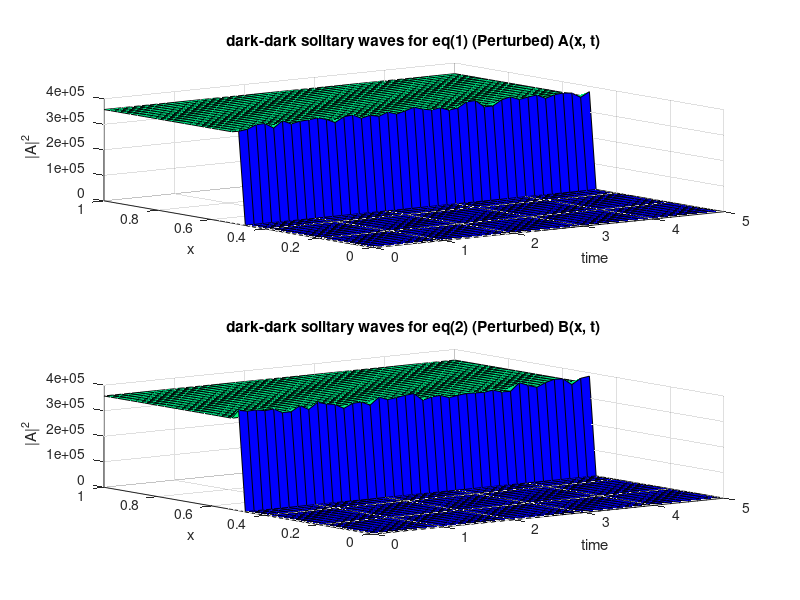

MATLAB code for this plot:
%% Dissipative Solitons In A Generalized Coupled Cubic-Quintic Ginzburg-Landau Equations
% Author: Gholam-Ali Zakeri Emmanuel Yomba
% Case 2A.
function runthis()
% Figure 6
% parameter definition
gamma1 = -0.7i;
gamma2 = 0.75-1.1i;
delta1 = 2.4+0.6i;
delta2 = 2.75-i;
xi1 = 1.6+1.6i;
beta2 = -3-i;
% due to the eqivalence relation showsn
% in constrains for 2A for computing
% real xi we assign xi2 to be equal to
% beta 2
xi2 = beta2;
chi1 = 1.2;
b = 3;
v = 3;

% solve for alpha1 and alpha2 roots. Note:
% alpha1 and alpha2 must be less than 0
flag = 1;
p = [-4*real(delta1),8*imag(delta1), 3*real(delta1)];
alpha1_roots = roots(p);

p = [4*((-real(gamma2)*imag(delta2)) + (imag(gamma2)*real(delta2))), ...
    -8*((imag(gamma2)*imag(delta2))+(real(gamma2)*real(delta2))), ...
    3*real(gamma2)*imag(delta2)- 3*imag(gamma2)*real(delta2)];
alpha2_roots = roots(p);

alpha1 = alpha1_roots(alpha1_roots < 0);
alpha2 = alpha2_roots(alpha2_roots < 0);

A = @(x, t, n, r, w, k1, omega1, alpha1, b) ...
    (n * exp((r*x+w*t) + 1i*(k1 * x - omega1 * t)))/...
    ((1+b*exp(2*(r*x+w*t)))^(0.5 * i*alpha1));

B = @(x, t, mu, r, w, k2, omega2, alpha2, b) ...
    (mu * exp((r*x+w*t) + 1i*(k2 * x - omega2 * t)))/...
    ((1+b*exp(2*(r*x+w*t)))^(0.5 * i*alpha2));

omega1 = @(chi1, alpha1, r, v)...
        ((-chi1)/(4*alpha1))+alpha1 * (-r*v+chi1);
omega2 = @(chi1, alpha1, alpha2, gamma1, gamma2, r, v) ...
        (-4*r*alpha1*alpha2*imag(gamma1)*(v + r * real(gamma2)) + (-1 + 4 * (alpha2^2))*imag(gamma2)*chi1)...
        /(4 * alpha1 * imag(gamma1))

w = @(r, v)...
    r * v;

rsq = @(chi1, alpha1, gamma1)...
    (chi1)/(alpha1 * imag(gamma1));

k2 = @(r, alpha2)...
    r * alpha2;

k1 = @(r, alpha1, gamma1, v)...
    r*alpha1 - (v/imag(gamma1));

nsq = @(W1)...
    2*sqrt(2) * W1;

musq = @(W1, xi2, beta2)...
    (-2 * sqrt(2) * W1 * imag(xi2))/(imag(beta2));

W1 = @(chi1, delta1, b)...
    sqrt((b*chi1)/real(delta1));

% constraints
% careful with this
xi2r = @(beta2, xi2i) ...
    ((real(beta2)*imag(xi2i))/imag(beta2));

beta1i = @(xi1,xi2,beta2)...
    ((imag(xi1) * imag(xi2))/(imag(beta2))) 

beta1r = @(xi1,xi2,beta2)...
    ((real(xi1) * imag(xi2))/(imag(beta2))) 

beta1 = @(xi1,xi2,beta2)...
    beta1r(xi1,xi2,beta2) + i*beta1i(xi1,xi2,beta2);

chi2 = @(alpha1, alpha2, gamma1, gamma2, chi1)...
    ((4*alpha2 * imag(gamma2) - real(gamma2) + 4*(alpha2^2)* real(gamma2))*chi1)/...
    (4 * alpha1 * imag(gamma1));

s8 = @(alpha2, gamma2)...
    8 * alpha2 * imag(gamma2) + (-3+4*(alpha2^2)) * real(gamma2)

gamma1_i = @(s8, alpha1, gamma2, beta2, delta1, delta2, chi2)...
    (s8(alpha2, gamma2) * (imag(beta2)^2) * real(delta1))/...
    (8 * alpha1 * real(delta2) * (imag(chi2)^2));

% Define Required Variables
t_xi2i = 0;
t_r = sqrt(rsq(chi1, alpha1, gamma1));
t_omega1 = omega1(chi1, alpha1, t_r, v)
t_omega2 = omega2(chi1, alpha1, alpha2, gamma1, gamma2, t_r, v)
t_W1 = W1(chi1, delta1, b)
t_n = sqrt(nsq(t_W1))
t_k1 = k1(t_r, alpha1, gamma1, v)
t_k2 = k2(t_r, alpha2)
t_w = w(t_r, v)
t_xi2r = xi2r(beta2, imag(t_xi2i))
t_xi2 = t_xi2r + i*t_xi2i
t_mu = sqrt(musq(t_W1, xi2, beta2))

% Run 
t = 0:1/8:5;
[X,Y] = meshgrid(-20:1:20, -0:1/40:1);
t = meshgrid(t);
amplitude = [];
amplitude_b = [];


for i = 1:length(X)
   for j = 1:length(t) 
        if t(1, i) == 0 || X(1, i) == 0
            t_x = X(1, i);
            t_t = t(1, i);            
            amplitude(i, j) =  A(t_x, t_t, t_n, t_r, t_w, t_k1, t_omega1, alpha1, b) + ...
                A(t_x, t_t, t_n, t_r, t_w, t_k1, t_omega1, alpha1, b) * ((0.1 *rand(1)));
         
            amplitude_b(i, j) =  B(t_x, t_t, t_mu, t_r, t_w, t_k2, t_omega2, alpha2, b) + ...
                B(t_x, t_t, t_mu, t_r, t_w, t_k2, t_omega2, alpha2, b) * ((0.1 * rand(1)));
        else
            amplitude(i, j) =  A(t_x, t_t, t_n, t_r, t_w, t_k1, t_omega1, alpha1, b);
            amplitude_b(i, j) =  B(t_x, t_t, t_mu, t_r, t_w, t_k2, t_omega2, alpha2, b);
        end
   end
end

% A = amplitude;
% B = amplitude_b;
% [Ax, Ay] = gradient(A);
% [Axx, Axy] = gradient(Ax);
% 
% [Bx, By] = gradient(B);
% [Bxx, Bxy] = gradient(Bx);
% 
% amplitude = chi1 .* A + gamma1 .* Axx - beta1(xi1,xi2,beta2) * (abs(A).^2) * A - delta1 * (abs(A).^4) * A - xi1 * (abs(B).^2) * A;
% amplitude_b = chi2(alpha1, alpha2, gamma1, gamma2, chi1) .* B + gamma2 .* Bxx - beta2 * (abs(B).^2) * B - delta2 * (abs(B).^4) * B - xi2 * (abs(A).^2) * B;

% Draw
amplitude = (abs(amplitude));
amplitude_b = (abs(amplitude_b));

figure(1);
subplot(2,1,1)
colormap(cool);
s1 = surf(t,Y,amplitude,'FaceAlpha',1);
% s1.EdgeColor = 'none'; 
%title(sprintf('2D wave equation at t = %1.2f, con sigma = %1.2f y gamma = %1.2f',t(j),sigma, gamma),'Fontsize',11);
title("dark-dark solitary waves for eq(1) (Perturbed) A(x, t)");
xlabel('time'); ylabel('x'); zlabel("|A|^2");
%zlabel(sprintf('u(x,y,t = %1.2f)',t(j)),'Fontsize',11);
%axis ([0 1 0 1 -1 1]);

subplot(2,1,2)
colormap(winter);
s2 = surf(t,Y,amplitude_b,'FaceAlpha',1); 

%title(sprintf('2D wave equation at t = %1.2f, con sigma = %1.2f y gamma = %1.2f',t(j),sigma, gamma),'Fontsize',11);
title("dark-dark solitary waves for eq(2) (Perturbed) B(x, t)");
xlabel('time'); ylabel('x'); zlabel("|A|^2");
end
